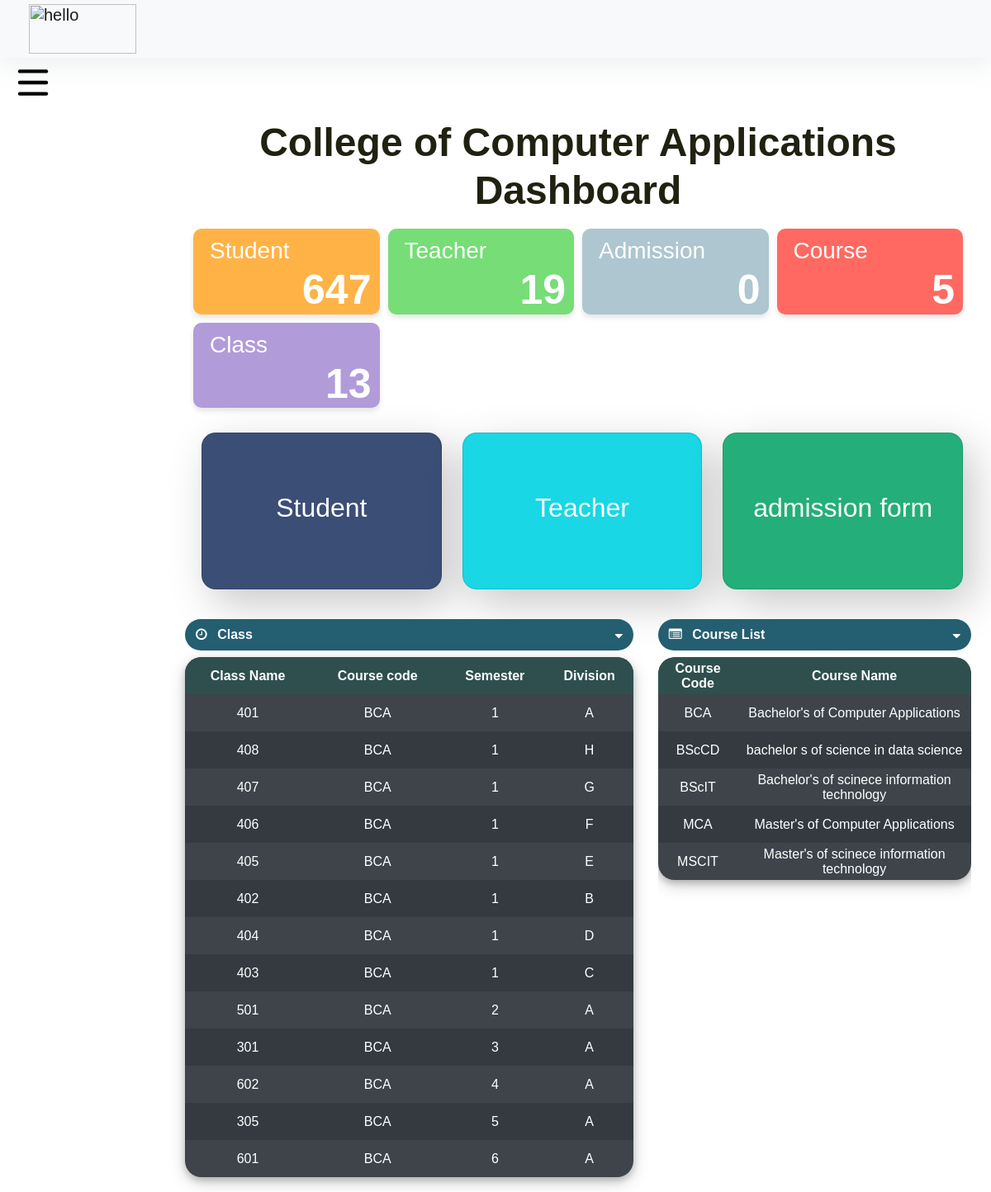
The page /dept_admin/admin-index.php (signed in) on the database its author committed.
### tables this page shows
CREATE TABLE IF NOT EXISTS `department` (
  `id` int NOT NULL AUTO_INCREMENT,
  `dept_id` varchar(10) NOT NULL,
  `dept_name` varchar(100) NOT NULL,
  PRIMARY KEY (`id`)
);

CREATE TABLE IF NOT EXISTS `class` (
  `id` int NOT NULL AUTO_INCREMENT,
  `class_id` varchar(10) NOT NULL,
  `dept_id` varchar(10) NOT NULL,
  `course_code` varchar(10) NOT NULL,
  `sem` varchar(10) NOT NULL,
  `division` varchar(10) NOT NULL,
  `no_of_student` varchar(10) NOT NULL,
  `teacher_code` varchar(10) DEFAULT NULL,
  PRIMARY KEY (`id`),
  UNIQUE KEY `class_id` (`class_id`)
);

CREATE TABLE IF NOT EXISTS `courses` (
  `course_id` int NOT NULL AUTO_INCREMENT,
  `course_code` varchar(10) NOT NULL,
  `course_name` varchar(50) NOT NULL,
  `no_of_semester` varchar(10) NOT NULL,
  `dept_id` varchar(10) NOT NULL,
  `stream_id` varchar(10) NOT NULL,
  `fees_per_sem` varchar(6) NOT NULL,
  PRIMARY KEY (`course_id`)
);

### dept_admin/admin-index.php (the view, shortened to what this page needs)
<?php include('../common/header.php'); ?>
<?php
require_once "../connection/connection.php";
if (!isset($_SESSION["Logininfo"])) {
	echo '<script type="text/javascript">window.location.href = "index.php";</script>';
} else {
	$userid = $_SESSION['Logininfo']['user_id'];
	$password = $_SESSION['Logininfo']['password'];
	$query = "SELECT *
		FROM admin_info AS a
		INNER JOIN department AS d
		ON a.dept_id = d.dept_id
		WHERE a.user_id = '$userid'
		AND a.password = '$password'";
	$result = mysqli_query($con, $query);
	$row = mysqli_fetch_array($result);
	$admin_dept_id = substr($row["dept_id"], 0, 2);
	$dept_name = $row['dept_name'];
}
?>
<!doctype html>
<html lang="en">
<head>
	<link rel="stylesheet" type="text/css" href="../bootstrap/css/bootstrap.min.css">
	<link rel="stylesheet" type="text/css" href="../css/footer.css">
	<link rel="stylesheet" type="text/css" href="../css/header.css">
	<link rel="stylesheet" type="text/css" href="../css/style.css">
	<link rel="stylesheet" href="https://stackpath.bootstrapcdn.com/font-awesome/4.7.0/css/font-awesome.min.css">
</head>
<body>
	<main role="main" class="col-xl-10 col-lg-12 col-md-12 ml-sm-auto px-md-4 pt-4 mb-2 w-100">
		<div class="p-0 rounded text-center">
			<h1><?php echo $dept_name;?> Dashboard</h1>
		</div>
		<?php
		$query = "SELECT
					(SELECT COUNT(*) FROM student_info WHERE dept_id = '$admin_dept_id') AS num_of_students,
					(SELECT COUNT(*) FROM teacher_info WHERE dept_id = '$admin_dept_id') AS num_of_teachers,
					(SELECT COUNT(*) FROM admission_form WHERE form_status NOT IN ('rejected', 'accepted') AND dept_id = '$admin_dept_id') AS num_of_admision,
					(SELECT COUNT(*) FROM class WHERE dept_id = '$admin_dept_id') AS num_of_class,
					(SELECT COUNT(*) FROM courses WHERE dept_id = '$admin_dept_id') AS num_of_courses
				  ";
		$result1 = mysqli_query($con, $query);
		$data = mysqli_fetch_assoc($result1);
		$num_of_students = $data['num_of_students'];
		$num_of_teachers = $data['num_of_teachers'];
		$num_of_admision = $data['num_of_admision'];
		$num_of_class = $data['num_of_class'];
		$num_of_courses = $data['num_of_courses'];
		?>
		<div class="cardinfos">
			<div class="cardinfo cardinfo1">
				<h2>Student</h2>
				<p class="digit">
					<?php echo $num_of_students; ?>
				</p>
			</div>
			<div class="cardinfo cardinfo2">
				<h2>Teacher</h2>
				<p class="digit">
					<?php echo $num_of_teachers; ?>
				</p>
			</div>
			<div class="cardinfo cardinfo3">
				<h2>Admission</h2>
				<p class="digit">
					<?php echo $num_of_admision; ?>
				</p>
			</div>
			<div class="cardinfo cardinfo4">
				<h2>Course</h2>
				<p class="digit">
					<?php echo $num_of_courses; ?>
				</p>
			</div>
			<div class="cardinfo cardinfo5">
				<h2>Class</h2>
				<p class="digit">
					<?php echo $num_of_class; ?>
				</p>
			</div>
		</div>
		<div class="cards">
			<div onclick="window.location.href = '/CMS/dept_admin/Student.php';" class="card card1">
				<h2>Student</h2>
			</div>
			<div onclick="window.location.href = '/CMS/dept_admin/Teacher.php';" class="card card2">
				<h2>Teacher</h2>
			</div>
			<div onclick="window.location.href = '/CMS/dept_admin/admission_list.php';" class="card card3">
				<h2>admission form</h2>
			</div>
		</div>
		<div class="row">
			<div class="col-lg-7 col-md-12 col-sm-12 ">
				<div>
					<section class="mt-3">
						<div style=" border-radius: 20px;" class="btn btn-block table-one text-white d-flex">
							<span class="font-weight-bold"><i class="fa fa-clock-o mr-2" aria-hidden="true"></i> Class</span>
							<a href="" class="ml-auto font-weight-bold" data-toggle="collapse"
								data-target="#collapseOne"><i class="fa text-white fa-caret-down"
									style="color: black; padding-top: 5px;" aria-hidden="true"></i></a>
						</div>
						<div class="collapse show mt-2" id="collapseOne">
							<table style="margin-bottom: 10px;"
								class="w-100 table-dark container table-striped table-hover table-elements table-one-tr"
								cellpadding="2">
								<thead class="thead-dark">
									<tr class="pt-5 table-one" style="height: 32px;">
										<th style="border-radius: 20px 0 0 0;">Class Name</th>
										<th>Course code</th>
										<th>Semester</th>
										<th style="border-radius: 0 20px 0 0;">Division</th>
									</tr>
								</thead>
								<?php
								$query = "SELECT * FROM class where dept_id='$admin_dept_id' ORDER BY course_code ASC , sem ASC";
								$run = mysqli_query($con, $query);
								$i = 0;
								$num_rows = mysqli_num_rows($run);
								while ($row = mysqli_fetch_array($run)) {
									$i++;
									echo "<tr>";
									echo "<td";
									if ($i == $num_rows) {
										echo " style='border-radius: 0 0 0 20px;'";
									}
									echo ">" . $row["class_id"] . "</td>";
									echo "<td>" . $row["course_code"] . "<br> </td>";
									echo "<td>" . $row["sem"] . "</td>";
									echo "<td";
									if ($i == $num_rows) {
										echo " style='border-radius:  0 0 20px 0;'";
									}
									echo ">" . $row["division"] . "</td>";
									echo "</tr>";
								}
								?>
							</table>
						</div>
					</section>
				</div>
			</div>
			<div class=" col-lg-5 col-md-12 col-sm-12">
				<div>
					<section class="mt-3">
						<div style=" border-radius: 20px;" class="btn btn-block text-white table-two d-flex">
							<span class="font-weight-bold"><i class="fa fa-list-alt mr-2" aria-hidden="true"></i>
								Course List</span>
							<a href="" class="ml-auto" data-toggle="collapse" data-target="#collapsetwo"><i
									class="fa text-white fa-caret-down" style="color: black; padding-top: 5px;"
									aria-hidden="true"></i></a>
						</div>
						<div style="height: 360px; overflow: auto; border-radius: 20px;"
							class="collapse scroll show mt-2" id="collapsetwo">
							<table class="w-100 table-dark table-striped table-hover table-elements table-two-tr"
								cellpadding="2">
								<thead class="thead-dark">
									<tr class="pt-5 table-two" style="height: 32px;">
										<th style="border-radius: 20px 0 0 0;">Course Code</th>
										<th style="border-radius: 0 20px 0 0;">Course Name</th>
									</tr>
								</thead>
								<?php
								$query = "SELECT course_name,course_code from courses where dept_id ='$admin_dept_id' ORDER BY course_code ASC ";
								$run = mysqli_query($con, $query);
								$i = 0;
								$num_rows = mysqli_num_rows($run);
								while ($row = mysqli_fetch_array($run)) {
									$i++;
									?>
									<tr>
										<td <?php if ($i == $num_rows) {
											echo " style='border-radius: 0 0 0 20px;'";
										} ?>><?php echo $row['course_code'] ?></td>
										<td <?php if ($i == $num_rows) {
											echo "style='border-radius:  0 0 20px 0;'";
										} ?>><?php echo $row['course_name'] ?></td>
									</tr>
								<?php }
								?>
							</table>
						</div>
					</section>
				</div>
			</div>
		</div>
	</main>
</body>
</html>

### Css/header.css (style rules this page uses)
body { font-family: "Poppins", sans-serif; font-size: 16px; line-height: 24px; font-weight: 400; color: #212112; background-position: center; background-repeat: repeat; background-size: 7%; background-color: #fff; overflow-x: hidden; transition: all 200ms linear; }
body, header { margin: 0; padding: 0; border: 0; margin-top: 60px; font-size: 100%; font: inherit; vertical-align: baseline; }
*, *:before, *:after { -moz-box-sizing: border-box; -webkit-box-sizing: border-box; box-sizing: border-box; }
@media screen and (max-width: 1680px) { body, input, select, textarea { font-size: 13pt; } }
@media screen and (max-width: 1280px) { body, input, select, textarea { font-size: 12pt; } }
h1 { font-size: 48px; line-height: 1.2; font-weight: 700; color: #212112; text-align: center; }

### Css/style.css (style rules this page uses)
main.col-xl-10.col-lg-12.col-md-12.ml-sm-auto.px-md-4.mb-2.w-100 { padding-top: 1; }

### dept_admin/admin-index.php (style rules this page uses)
td { height: 45px; text-align: center; }
thead tr th { height: 45px; background-color: darkslategrey; color: white; text-align: center; }
div.btn.btn-block.table-one.text-white.d-flex { background-color: #245e71; }
div.btn.btn-block.text-white.table-two.d-flex { background-color: #245e71; }
.cards { display: flex; justify-content: space-between; margin: 10px; }
.card { box-sizing: border-box; width: 100%; height: 190px; box-shadow: 12px 17px 51px rgba(0, 0, 0, 0.22); backdrop-filter: blur(6px); border-radius: 17px; text-align: center; cursor: pointer; transition: all 0.5s; display: flex; color: white; align-items: center; justify-content: center; user-select: none; font-weight: bolder; }
div.card { margin-right: 15; }
div.card:last-child { margin-right: 0; }
div.card.card1 { background-color: #3b4e76; }
div.card.card2 { background-color: #19d7e5; }
div.card.card3 { background-color: #24ae7a; }
table { border-radius: 20px; box-shadow: 0 4px 8px 0 rgba(0, 0, 0, 0.2), 0 6px 20px 0 rgba(0, 0, 0, 0.19); }
@media screen and (max-width: 1200px) { .cards { display: flex; justify-content: space-between; } }
@media screen and (max-width: 1200px) { .card { margin: 10px; } }
.cardinfos { padding: 10px; display: grid; grid-template-columns: repeat(auto-fit, minmax(200px, 1fr)); gap: 10px; }
.cardinfo { display: flex; flex-direction: column; align-items: flex-start; justify-content: space-between; padding: 20px; background-color: #fff; box-shadow: 0px 4px 6px rgba(0, 0, 0, 0.1); border-radius: 10px; overflow: hidden; position: relative; transition: transform 0.2s ease-in-out, box-shadow 0.2s ease-in-out; }
.cardinfo1 { background-color: #FFB347; }
.cardinfo2 { background-color: #77DD77; }
.cardinfo3 { background-color: #AEC6CF; }
.cardinfo4 { background-color: #FF6961; }
.cardinfo5 { background-color: #B19CD9; }
.cardinfo h2 { display: flex; flex-direction: column; align-items: flex-start; position: relative; top: -30px; height: 100%; text-decoration: none; color: #fff; font-size: 28px; margin: 20px 0 10px; }
.cardinfo .digit { font-size: 50px; font-weight: bold; color: #fff; margin: 0; position: absolute; right: 10px; bottom: 0px; }

### rows shown on the page
class: class "401", course_code "BCA", sem "1", division "A"
class: class "408", course_code "BCA", sem "1", division "H"
class: class "407", course_code "BCA", sem "1", division "G"
class: class "406", course_code "BCA", sem "1", division "F"
class: class "405", course_code "BCA", sem "1", division "E"
class: class "402", course_code "BCA", sem "1", division "B"
class: class "404", course_code "BCA", sem "1", division "D"
class: class "403", course_code "BCA", sem "1", division "C"
class: class "501", course_code "BCA", sem "2", division "A"
class: class "301", course_code "BCA", sem "3", division "A"
class: class "602", course_code "BCA", sem "4", division "A"
class: class "305", course_code "BCA", sem "5", division "A"
class: class "601", course_code "BCA", sem "6", division "A"
courses: course_code "BCA", course_name "Bachelor's of Computer Applications"
courses: course_code "BScCD", course_name "bachelor s of science in data science"
courses: course_code "BScIT", course_name "Bachelor's of scinece information technology"
courses: course_code "MCA", course_name "Master's of Computer Applications"
courses: course_code "MSCIT", course_name "Master's of scinece information technology"

### other values the page prints
$dept_name "College of Computer Applications"
$num_of_students "647"
$num_of_teachers "19"
$num_of_admision "0"
$num_of_courses "5"
$num_of_class "13"
